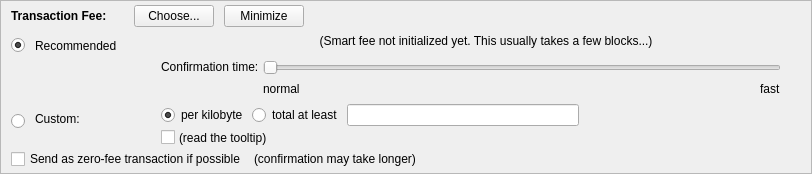
    <widget class="QFrame" name="frameFee">
     <property name="sizePolicy">
      <sizepolicy hsizetype="Expanding" vsizetype="Expanding">
       <horstretch>0</horstretch>
       <verstretch>0</verstretch>
      </sizepolicy>
     </property>
     <property name="maximumSize">
      <size>
       <width>16777215</width>
       <height>16777215</height>
      </size>
     </property>
     <property name="frameShape">
      <enum>QFrame::StyledPanel</enum>
     </property>
     <property name="frameShadow">
      <enum>QFrame::Sunken</enum>
     </property>
     <layout class="QVBoxLayout" name="verticalLayoutFee1">
      <property name="spacing">
       <number>0</number>
      </property>
      <property name="leftMargin">
       <number>0</number>
      </property>
      <property name="topMargin">
       <number>0</number>
      </property>
      <property name="rightMargin">
       <number>0</number>
      </property>
      <property name="bottomMargin">
       <number>0</number>
      </property>
      <item>
       <layout class="QVBoxLayout" name="verticalLayoutFee2" stretch="0,0,0">
        <property name="spacing">
         <number>0</number>
        </property>
        <property name="leftMargin">
         <number>10</number>
        </property>
        <property name="topMargin">
         <number>0</number>
        </property>
        <item>
         <layout class="QHBoxLayout" name="horizontalLayoutFee1">
          <property name="bottomMargin">
           <number>0</number>
          </property>
          <item>
           <layout class="QVBoxLayout" name="verticalLayoutFee7">
            <property name="spacing">
             <number>0</number>
            </property>
            <item>
             <spacer name="verticalSpacerSmartFee">
              <property name="orientation">
               <enum>Qt::Vertical</enum>
              </property>
              <property name="sizeType">
               <enum>QSizePolicy::Fixed</enum>
              </property>
              <property name="sizeHint" stdset="0">
               <size>
                <width>1</width>
                <height>4</height>
               </size>
              </property>
             </spacer>
            </item>
            <item>
             <layout class="QHBoxLayout" name="horizontalLayoutSmartFee">
              <property name="spacing">
               <number>10</number>
              </property>
              <item>
               <widget class="QLabel" name="labelFeeHeadline">
                <property name="sizePolicy">
                 <sizepolicy hsizetype="Preferred" vsizetype="Maximum">
                  <horstretch>0</horstretch>
                  <verstretch>0</verstretch>
                 </sizepolicy>
                </property>
                <property name="font">
                 <font>
                  <weight>75</weight>
                  <bold>true</bold>
                 </font>
                </property>
                <property name="styleSheet">
                 <string notr="true">font-weight:bold;</string>
                </property>
                <property name="text">
                 <string>Transaction Fee:</string>
                </property>
               </widget>
              </item>
              <item>
               <widget class="QLabel" name="labelFeeMinimized">
                <property name="text">
                 <string/>
                </property>
               </widget>
              </item>
              <item>
               <widget class="QPushButton" name="buttonChooseFee">
                <property name="text">
                 <string>Choose...</string>
                </property>
               </widget>
              </item>
              <item>
               <widget class="QPushButton" name="buttonMinimizeFee">
                <property name="toolTip">
                 <string>collapse fee-settings</string>
                </property>
                <property name="text">
                 <string>Minimize</string>
                </property>
               </widget>
              </item>
             </layout>
            </item>
            <item>
             <spacer name="verticalSpacer_5">
              <property name="orientation">
               <enum>Qt::Vertical</enum>
              </property>
              <property name="sizeHint" stdset="0">
               <size>
                <width>1</width>
                <height>1</height>
               </size>
              </property>
             </spacer>
            </item>
           </layout>
          </item>
          <item>
           <spacer name="horizontalSpacer_4">
            <property name="orientation">
             <enum>Qt::Horizontal</enum>
            </property>
            <property name="sizeHint" stdset="0">
             <size>
              <width>40</width>
              <height>20</height>
             </size>
            </property>
           </spacer>
          </item>
         </layout>
        </item>
        <item>
         <widget class="QFrame" name="frameFeeSelection">
          <layout class="QVBoxLayout" name="verticalLayoutFee12">
           <property name="spacing">
            <number>0</number>
           </property>
           <property name="leftMargin">
            <number>0</number>
           </property>
           <property name="topMargin">
            <number>0</number>
           </property>
           <property name="rightMargin">
            <number>0</number>
           </property>
           <property name="bottomMargin">
            <number>0</number>
           </property>
           <item>
            <layout class="QGridLayout" name="gridLayoutFee">
             <property name="topMargin">
              <number>6</number>
             </property>
             <property name="bottomMargin">
              <number>4</number>
             </property>
             <property name="horizontalSpacing">
              <number>10</number>
             </property>
             <property name="verticalSpacing">
              <number>4</number>
             </property>
             <item row="2" column="4">
              <layout class="QVBoxLayout" name="verticalLayoutFee8">
               <property name="spacing">
                <number>4</number>
               </property>
               <item>
                <layout class="QHBoxLayout" name="horizontalLayoutFee13">
                 <item>
                  <widget class="QRadioButton" name="radioCustomPerKilobyte">
                   <property name="toolTip">
                    <string>If the custom fee is set to 1000 uBANDERAs and the transaction is only 250 bytes, then &quot;per kilobyte&quot; only pays 250 uBANDERAs in fee,&lt;br /&gt;while &quot;at least&quot; pays 1000 uBANDERAs. For transactions bigger than a kilobyte both pay by kilobyte.</string>
                   </property>
                   <property name="text">
                    <string>per kilobyte</string>
                   </property>
                   <property name="checked">
                    <bool>true</bool>
                   </property>
                   <attribute name="buttonGroup">
                    <string notr="true">groupCustomFee</string>
                   </attribute>
                  </widget>
                 </item>
                 <item>
                  <widget class="QRadioButton" name="radioCustomAtLeast">
                   <property name="toolTip">
                    <string>If the custom fee is set to 1000 uBANDERAs and the transaction is only 250 bytes, then &quot;per kilobyte&quot; only pays 250 uBANDERAs in fee,&lt;br /&gt;while &quot;total at least&quot; pays 1000 uBANDERAs. For transactions bigger than a kilobyte both pay by kilobyte.</string>
                   </property>
                   <property name="text">
                    <string>total at least</string>
                   </property>
                   <attribute name="buttonGroup">
                    <string notr="true">groupCustomFee</string>
                   </attribute>
                  </widget>
                 </item>
                 <item>
                  <widget class="BitcoinAmountField" name="customFee"/>
                 </item>
                 <item>
                  <spacer name="horizontalSpacer_6">
                   <property name="orientation">
                    <enum>Qt::Horizontal</enum>
                   </property>
                   <property name="sizeHint" stdset="0">
                    <size>
                     <width>1</width>
                     <height>1</height>
                    </size>
                   </property>
                  </spacer>
                 </item>
                </layout>
               </item>
               <item>
                <layout class="QHBoxLayout" name="horizontalLayoutFee8">
                 <item>
                  <widget class="QCheckBox" name="checkBoxMinimumFee">
                   <property name="toolTip">
                    <string>Paying only the minimum fee is just fine as long as there is less transaction volume than space in the blocks.&lt;br /&gt;But be aware that this can end up in a never confirming transaction once there is more demand for Bandera transactions than the network can process.</string>
                   </property>
                   <property name="text">
                    <string/>
                   </property>
                  </widget>
                 </item>
                 <item>
                  <widget class="QLabel" name="labelMinFeeWarning">
                   <property name="enabled">
                    <bool>true</bool>
                   </property>
                   <property name="toolTip">
                    <string>Paying only the minimum fee is just fine as long as there is less transaction volume than space in the blocks.&lt;br /&gt;But be aware that this can end up in a never confirming transaction once there is more demand for Bandera transactions than the network can process.</string>
                   </property>
                   <property name="text">
                    <string>(read the tooltip)</string>
                   </property>
                   <property name="margin">
                    <number>5</number>
                   </property>
                  </widget>
                 </item>
                 <item>
                  <spacer name="horizontalSpacer_2">
                   <property name="orientation">
                    <enum>Qt::Horizontal</enum>
                   </property>
                   <property name="sizeHint" stdset="0">
                    <size>
                     <width>1</width>
                     <height>1</height>
                    </size>
                   </property>
                  </spacer>
                 </item>
                </layout>
               </item>
              </layout>
             </item>
             <item row="1" column="0">
              <layout class="QVBoxLayout" name="verticalLayoutFee4" stretch="1">
               <item>
                <spacer name="verticalSpacer_2">
                 <property name="orientation">
                  <enum>Qt::Vertical</enum>
                 </property>
                 <property name="sizeHint" stdset="0">
                  <size>
                   <width>1</width>
                   <height>1</height>
                  </size>
                 </property>
                </spacer>
               </item>
              </layout>
             </item>
             <item row="2" column="0">
              <layout class="QVBoxLayout" name="verticalLayoutFee9" stretch="0,1">
               <property name="spacing">
                <number>6</number>
               </property>
               <property name="topMargin">
                <number>10</number>
               </property>
               <item>
                <widget class="QRadioButton" name="radioCustomFee">
                 <property name="text">
                  <string/>
                 </property>
                 <attribute name="buttonGroup">
                  <string notr="true">groupFee</string>
                 </attribute>
                </widget>
               </item>
               <item>
                <spacer name="verticalSpacer_6">
                 <property name="orientation">
                  <enum>Qt::Vertical</enum>
                 </property>
                 <property name="sizeHint" stdset="0">
                  <size>
                   <width>1</width>
                   <height>1</height>
                  </size>
                 </property>
                </spacer>
               </item>
              </layout>
             </item>
             <item row="1" column="4">
              <layout class="QVBoxLayout" name="verticalLayoutFee3" stretch="0,0,1">
               <property name="spacing">
                <number>4</number>
               </property>
               <property name="topMargin">
                <number>2</number>
               </property>
               <item>
                <layout class="QHBoxLayout" name="horizontalLayoutFee12">
                 <item>
                  <spacer name="horizontalSpacer_5">
                   <property name="orientation">
                    <enum>Qt::Horizontal</enum>
                   </property>
                   <property name="sizeHint" stdset="0">
                    <size>
                     <width>1</width>
                     <height>1</height>
                    </size>
                   </property>
                  </spacer>
                 </item>
                </layout>
               </item>
               <item>
                <layout class="QHBoxLayout" name="horizontalLayoutFee9">
                 <item>
                  <layout class="QVBoxLayout" name="verticalLayoutFee6">
                   <item>
                    <widget class="QLabel" name="labelSmartFee3">
                     <property name="text">
                      <string>Confirmation time:</string>
                     </property>
                     <property name="margin">
                      <number>2</number>
                     </property>
                    </widget>
                   </item>
                   <item>
                    <spacer name="verticalSpacer_3">
                     <property name="orientation">
                      <enum>Qt::Vertical</enum>
                     </property>
                     <property name="sizeHint" stdset="0">
                      <size>
                       <width>1</width>
                       <height>1</height>
                      </size>
                     </property>
                    </spacer>
                   </item>
                  </layout>
                 </item>
                 <item>
                  <layout class="QVBoxLayout" name="verticalLayoutFee5">
                   <property name="rightMargin">
                    <number>30</number>
                   </property>
                   <item>
                    <widget class="QSlider" name="sliderSmartFee">
                     <property name="minimum">
                      <number>0</number>
                     </property>
                     <property name="maximum">
                      <number>24</number>
                     </property>
                     <property name="pageStep">
                      <number>1</number>
                     </property>
                     <property name="value">
                      <number>0</number>
                     </property>
                     <property name="orientation">
                      <enum>Qt::Horizontal</enum>
                     </property>
                     <property name="invertedAppearance">
                      <bool>false</bool>
                     </property>
                     <property name="invertedControls">
                      <bool>false</bool>
                     </property>
                     <property name="tickPosition">
                      <enum>QSlider::NoTicks</enum>
                     </property>
                    </widget>
                   </item>
                   <item>
                    <layout class="QHBoxLayout" name="horizontalLayoutFee10">
                     <item>
                      <widget class="QLabel" name="labelSmartFeeNormal">
                       <property name="text">
                        <string>normal</string>
                       </property>
                      </widget>
                     </item>
                     <item>
                      <spacer name="horizontalSpacer_3">
                       <property name="orientation">
                        <enum>Qt::Horizontal</enum>
                       </property>
                       <property name="sizeHint" stdset="0">
                        <size>
                         <width>40</width>
                         <height>20</height>
                        </size>
                       </property>
                      </spacer>
                     </item>
                     <item>
                      <widget class="QLabel" name="labelSmartFeeFast">
                       <property name="text">
                        <string>fast</string>
                       </property>
                      </widget>
                     </item>
                    </layout>
                   </item>
                  </layout>
                 </item>
                </layout>
               </item>
               <item>
                <spacer name="verticalSpacer_4">
                 <property name="orientation">
                  <enum>Qt::Vertical</enum>
                 </property>
                 <property name="sizeHint" stdset="0">
                  <size>
                   <width>1</width>
                   <height>1</height>
                  </size>
                 </property>
                </spacer>
               </item>
              </layout>
             </item>
             <item row="0" column="2">
              <widget class="QLabel" name="labelSmartFee">
               <property name="text">
                <string/>
               </property>
               <property name="margin">
                <number>2</number>
               </property>
              </widget>
             </item>
             <item row="0" column="3">
              <widget class="QLabel" name="labelFeeEstimation">
               <property name="text">
                <string/>
               </property>
              </widget>
             </item>
             <item row="0" column="4">
              <widget class="QLabel" name="labelSmartFee2">
               <property name="text">
                <string>(Smart fee not initialized yet. This usually takes a few blocks...)</string>
               </property>
               <property name="alignment">
                <set>Qt::AlignHCenter</set>
               </property>
               <property name="wordWrap">
                <bool>true</bool>
               </property>
               <property name="margin">
                <number>2</number>
               </property>
              </widget>
             </item>
             <item row="2" column="1">
              <layout class="QVBoxLayout" name="verticalLayout_3">
               <property name="topMargin">
                <number>8</number>
               </property>
               <item>
                <widget class="QLabel" name="labelCustomFee">
                 <property name="text">
                  <string>Custom:</string>
                 </property>
                 <property name="scaledContents">
                  <bool>false</bool>
                 </property>
                 <property name="alignment">
                  <set>Qt::AlignLeading|Qt::AlignLeft|Qt::AlignTop</set>
                 </property>
                 <property name="margin">
                  <number>0</number>
                 </property>
                </widget>
               </item>
              </layout>
             </item>
             <item row="0" column="1">
              <layout class="QVBoxLayout" name="verticalLayout_4">
               <property name="spacing">
                <number>6</number>
               </property>
               <property name="topMargin">
                <number>4</number>
               </property>
               <item>
                <widget class="QLabel" name="labelSmartFee_2">
                 <property name="text">
                  <string>Recommended</string>
                 </property>
                 <property name="margin">
                  <number>0</number>
                 </property>
                </widget>
               </item>
              </layout>
             </item>
             <item row="0" column="0">
              <layout class="QVBoxLayout" name="verticalLayout_5">
               <property name="topMargin">
                <number>4</number>
               </property>
               <property name="bottomMargin">
                <number>0</number>
               </property>
               <item>
                <widget class="QRadioButton" name="radioSmartFee">
                 <property name="text">
                  <string/>
                 </property>
                 <property name="checked">
                  <bool>true</bool>
                 </property>
                 <attribute name="buttonGroup">
                  <string notr="true">groupFee</string>
                 </attribute>
                </widget>
               </item>
              </layout>
             </item>
            </layout>
           </item>
           <item>
            <layout class="QHBoxLayout" name="horizontalLayoutFee5" stretch="0,0,0">
             <property name="spacing">
              <number>8</number>
             </property>
             <property name="bottomMargin">
              <number>2</number>
             </property>
             <item>
              <widget class="QCheckBox" name="checkBoxFreeTx">
               <property name="text">
                <string>Send as zero-fee transaction if possible</string>
               </property>
              </widget>
             </item>
             <item>
              <widget class="QLabel" name="labelFreeTx">
               <property name="text">
                <string>(confirmation may take longer)</string>
               </property>
               <property name="margin">
                <number>5</number>
               </property>
              </widget>
             </item>
             <item>
              <spacer name="horizontalSpacerFee5">
               <property name="orientation">
                <enum>Qt::Horizontal</enum>
               </property>
               <property name="sizeHint" stdset="0">
                <size>
                 <width>1</width>
                 <height>1</height>
                </size>
               </property>
              </spacer>
             </item>
            </layout>
           </item>
           <item>
            <spacer name="verticalSpacerFee2">
             <property name="orientation">
              <enum>Qt::Vertical</enum>
             </property>
             <property name="sizeHint" stdset="0">
              <size>
               <width>1</width>
               <height>1</height>
              </size>
             </property>
            </spacer>
           </item>
          </layout>
         </widget>
        </item>
        <item>
         <spacer name="verticalSpacerFee">
          <property name="orientation">
           <enum>Qt::Vertical</enum>
          </property>
          <property name="sizeHint" stdset="0">
           <size>
            <width>800</width>
            <height>1</height>
           </size>
          </property>
         </spacer>
        </item>
       </layout>
      </item>
     </layout>
    </widget>
